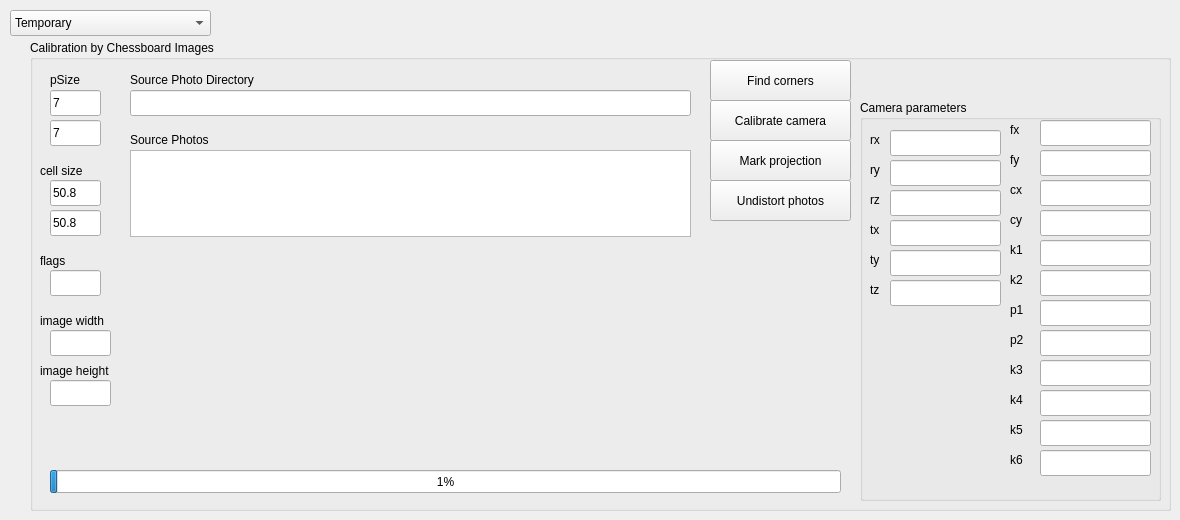
    <widget class="QWidget" name="tbCbCalib">
     <attribute name="title">
      <string>Chessboard Calib</string>
     </attribute>
     <attribute name="toolTip">
      <string>Chessboard Calibration</string>
     </attribute>
     <widget class="QGroupBox" name="groupBox">
      <property name="geometry">
       <rect>
        <x>30</x>
        <y>40</y>
        <width>1141</width>
        <height>471</height>
       </rect>
      </property>
      <property name="statusTip">
       <string notr="true"/>
      </property>
      <property name="whatsThis">
       <string notr="true"/>
      </property>
      <property name="title">
       <string>Calibration by Chessboard Images</string>
      </property>
      <property name="checkable">
       <bool>false</bool>
      </property>
      <widget class="QPushButton" name="pbCbCalibCalibCam">
       <property name="geometry">
        <rect>
         <x>680</x>
         <y>60</y>
         <width>141</width>
         <height>41</height>
        </rect>
       </property>
       <property name="text">
        <string>Calibrate camera</string>
       </property>
      </widget>
      <widget class="QLabel" name="label_2">
       <property name="geometry">
        <rect>
         <x>20</x>
         <y>30</y>
         <width>51</width>
         <height>20</height>
        </rect>
       </property>
       <property name="toolTip">
        <string>number of corners  along x and y</string>
       </property>
       <property name="text">
        <string>pSize</string>
       </property>
      </widget>
      <widget class="QLineEdit" name="edCbCalibPsizeX">
       <property name="geometry">
        <rect>
         <x>20</x>
         <y>50</y>
         <width>51</width>
         <height>26</height>
        </rect>
       </property>
       <property name="toolTip">
        <string>number of corners along x</string>
       </property>
       <property name="text">
        <string>7</string>
       </property>
      </widget>
      <widget class="QLineEdit" name="edCbCalibPsizeY">
       <property name="geometry">
        <rect>
         <x>20</x>
         <y>80</y>
         <width>51</width>
         <height>26</height>
        </rect>
       </property>
       <property name="toolTip">
        <string>number of corners along y</string>
       </property>
       <property name="text">
        <string>7</string>
       </property>
      </widget>
      <widget class="QLineEdit" name="edCbCalibCsizeX">
       <property name="geometry">
        <rect>
         <x>20</x>
         <y>140</y>
         <width>51</width>
         <height>26</height>
        </rect>
       </property>
       <property name="toolTip">
        <string>physical size of a cell along x (distance between corners)</string>
       </property>
       <property name="text">
        <string>50.8</string>
       </property>
      </widget>
      <widget class="QLineEdit" name="edCbCalibCsizeY">
       <property name="geometry">
        <rect>
         <x>20</x>
         <y>170</y>
         <width>51</width>
         <height>26</height>
        </rect>
       </property>
       <property name="toolTip">
        <string>physical size of a cell along y (distance between corners)</string>
       </property>
       <property name="text">
        <string>50.8</string>
       </property>
      </widget>
      <widget class="QPushButton" name="pbCbCalibFindcorners">
       <property name="geometry">
        <rect>
         <x>680</x>
         <y>20</y>
         <width>141</width>
         <height>41</height>
        </rect>
       </property>
       <property name="toolTip">
        <string>Finds chessboard corners. Writes corner coordinates to the sheet 'Chessboard_Calib' of outputs.xlsx. Pictures with corners drawn will be saved to [chessboard filename]_corners.JPG.</string>
       </property>
       <property name="text">
        <string>Find corners</string>
       </property>
      </widget>
      <widget class="QPushButton" name="pbCbCalibMarkPrjpoints">
       <property name="geometry">
        <rect>
         <x>680</x>
         <y>100</y>
         <width>141</width>
         <height>41</height>
        </rect>
       </property>
       <property name="toolTip">
        <string>Generate images with projected corners</string>
       </property>
       <property name="text">
        <string>Mark projection</string>
       </property>
      </widget>
      <widget class="QGroupBox" name="groupBox_4">
       <property name="geometry">
        <rect>
         <x>830</x>
         <y>60</y>
         <width>301</width>
         <height>401</height>
        </rect>
       </property>
       <property name="title">
        <string>Camera parameters</string>
       </property>
       <widget class="QLineEdit" name="edCbCalibK6">
        <property name="geometry">
         <rect>
          <x>180</x>
          <y>350</y>
          <width>111</width>
          <height>26</height>
         </rect>
        </property>
        <property name="toolTip">
         <string>number of corners along y</string>
        </property>
       </widget>
       <widget class="QLineEdit" name="edCbCalibP1">
        <property name="geometry">
         <rect>
          <x>180</x>
          <y>200</y>
          <width>111</width>
          <height>26</height>
         </rect>
        </property>
        <property name="toolTip">
         <string>number of corners along y</string>
        </property>
       </widget>
       <widget class="QLabel" name="label_10">
        <property name="geometry">
         <rect>
          <x>150</x>
          <y>110</y>
          <width>31</width>
          <height>20</height>
         </rect>
        </property>
        <property name="toolTip">
         <string>physical size of a cell along x and y</string>
        </property>
        <property name="text">
         <string>cy</string>
        </property>
       </widget>
       <widget class="QLabel" name="label_15">
        <property name="geometry">
         <rect>
          <x>150</x>
          <y>260</y>
          <width>31</width>
          <height>20</height>
         </rect>
        </property>
        <property name="toolTip">
         <string>physical size of a cell along x and y</string>
        </property>
        <property name="text">
         <string>k3</string>
        </property>
       </widget>
       <widget class="QLabel" name="label_17">
        <property name="geometry">
         <rect>
          <x>150</x>
          <y>320</y>
          <width>31</width>
          <height>20</height>
         </rect>
        </property>
        <property name="toolTip">
         <string>physical size of a cell along x and y</string>
        </property>
        <property name="text">
         <string>k5</string>
        </property>
       </widget>
       <widget class="QLabel" name="label_18">
        <property name="geometry">
         <rect>
          <x>150</x>
          <y>350</y>
          <width>31</width>
          <height>20</height>
         </rect>
        </property>
        <property name="toolTip">
         <string>physical size of a cell along x and y</string>
        </property>
        <property name="text">
         <string>k6</string>
        </property>
       </widget>
       <widget class="QLineEdit" name="edCbCalibFy">
        <property name="geometry">
         <rect>
          <x>180</x>
          <y>50</y>
          <width>111</width>
          <height>26</height>
         </rect>
        </property>
        <property name="toolTip">
         <string>number of corners along y</string>
        </property>
       </widget>
       <widget class="QLabel" name="label_11">
        <property name="geometry">
         <rect>
          <x>150</x>
          <y>140</y>
          <width>31</width>
          <height>20</height>
         </rect>
        </property>
        <property name="toolTip">
         <string>physical size of a cell along x and y</string>
        </property>
        <property name="text">
         <string>k1</string>
        </property>
       </widget>
       <widget class="QLabel" name="label_8">
        <property name="geometry">
         <rect>
          <x>150</x>
          <y>50</y>
          <width>31</width>
          <height>20</height>
         </rect>
        </property>
        <property name="toolTip">
         <string>physical size of a cell along x and y</string>
        </property>
        <property name="text">
         <string>fy</string>
        </property>
       </widget>
       <widget class="QLineEdit" name="edCbCalibK4">
        <property name="geometry">
         <rect>
          <x>180</x>
          <y>290</y>
          <width>111</width>
          <height>26</height>
         </rect>
        </property>
        <property name="toolTip">
         <string>number of corners along y</string>
        </property>
       </widget>
       <widget class="QLineEdit" name="edCbCalibK2">
        <property name="geometry">
         <rect>
          <x>180</x>
          <y>170</y>
          <width>111</width>
          <height>26</height>
         </rect>
        </property>
        <property name="toolTip">
         <string>number of corners along y</string>
        </property>
       </widget>
       <widget class="QLabel" name="label_16">
        <property name="geometry">
         <rect>
          <x>150</x>
          <y>290</y>
          <width>31</width>
          <height>20</height>
         </rect>
        </property>
        <property name="toolTip">
         <string>physical size of a cell along x and y</string>
        </property>
        <property name="text">
         <string>k4</string>
        </property>
       </widget>
       <widget class="QLineEdit" name="edCbCalibK1">
        <property name="geometry">
         <rect>
          <x>180</x>
          <y>140</y>
          <width>111</width>
          <height>26</height>
         </rect>
        </property>
        <property name="toolTip">
         <string>number of corners along y</string>
        </property>
       </widget>
       <widget class="QLabel" name="label_14">
        <property name="geometry">
         <rect>
          <x>150</x>
          <y>230</y>
          <width>31</width>
          <height>20</height>
         </rect>
        </property>
        <property name="toolTip">
         <string>physical size of a cell along x and y</string>
        </property>
        <property name="text">
         <string>p2</string>
        </property>
       </widget>
       <widget class="QLineEdit" name="edCbCalibFx">
        <property name="geometry">
         <rect>
          <x>180</x>
          <y>20</y>
          <width>111</width>
          <height>26</height>
         </rect>
        </property>
        <property name="toolTip">
         <string>number of corners along y</string>
        </property>
       </widget>
       <widget class="QLineEdit" name="edCbCalibCx">
        <property name="geometry">
         <rect>
          <x>180</x>
          <y>80</y>
          <width>111</width>
          <height>26</height>
         </rect>
        </property>
        <property name="toolTip">
         <string>number of corners along y</string>
        </property>
       </widget>
       <widget class="QLabel" name="label_12">
        <property name="geometry">
         <rect>
          <x>150</x>
          <y>170</y>
          <width>31</width>
          <height>20</height>
         </rect>
        </property>
        <property name="toolTip">
         <string>physical size of a cell along x and y</string>
        </property>
        <property name="text">
         <string>k2</string>
        </property>
       </widget>
       <widget class="QLineEdit" name="edCbCalibCy">
        <property name="geometry">
         <rect>
          <x>180</x>
          <y>110</y>
          <width>111</width>
          <height>26</height>
         </rect>
        </property>
        <property name="toolTip">
         <string>number of corners along y</string>
        </property>
       </widget>
       <widget class="QLabel" name="label_13">
        <property name="geometry">
         <rect>
          <x>150</x>
          <y>200</y>
          <width>31</width>
          <height>20</height>
         </rect>
        </property>
        <property name="toolTip">
         <string>physical size of a cell along x and y</string>
        </property>
        <property name="text">
         <string>p1</string>
        </property>
       </widget>
       <widget class="QLineEdit" name="edCbCalibK3">
        <property name="geometry">
         <rect>
          <x>180</x>
          <y>260</y>
          <width>111</width>
          <height>26</height>
         </rect>
        </property>
        <property name="toolTip">
         <string>number of corners along y</string>
        </property>
       </widget>
       <widget class="QLabel" name="label_5">
        <property name="geometry">
         <rect>
          <x>150</x>
          <y>20</y>
          <width>31</width>
          <height>20</height>
         </rect>
        </property>
        <property name="toolTip">
         <string>physical size of a cell along x and y</string>
        </property>
        <property name="text">
         <string>fx</string>
        </property>
       </widget>
       <widget class="QLineEdit" name="edCbCalibP2">
        <property name="geometry">
         <rect>
          <x>180</x>
          <y>230</y>
          <width>111</width>
          <height>26</height>
         </rect>
        </property>
        <property name="toolTip">
         <string>number of corners along y</string>
        </property>
       </widget>
       <widget class="QLineEdit" name="edCbCalibK5">
        <property name="geometry">
         <rect>
          <x>180</x>
          <y>320</y>
          <width>111</width>
          <height>26</height>
         </rect>
        </property>
        <property name="toolTip">
         <string>number of corners along y</string>
        </property>
       </widget>
       <widget class="QLabel" name="label_9">
        <property name="geometry">
         <rect>
          <x>150</x>
          <y>80</y>
          <width>31</width>
          <height>20</height>
         </rect>
        </property>
        <property name="toolTip">
         <string>physical size of a cell along x and y</string>
        </property>
        <property name="text">
         <string>cx</string>
        </property>
       </widget>
       <widget class="QLabel" name="label_61">
        <property name="geometry">
         <rect>
          <x>10</x>
          <y>60</y>
          <width>31</width>
          <height>20</height>
         </rect>
        </property>
        <property name="toolTip">
         <string>physical size of a cell along x and y</string>
        </property>
        <property name="text">
         <string>ry</string>
        </property>
       </widget>
       <widget class="QLabel" name="label_58">
        <property name="geometry">
         <rect>
          <x>10</x>
          <y>120</y>
          <width>31</width>
          <height>20</height>
         </rect>
        </property>
        <property name="toolTip">
         <string>physical size of a cell along x and y</string>
        </property>
        <property name="text">
         <string>tx</string>
        </property>
       </widget>
       <widget class="QLabel" name="label_56">
        <property name="geometry">
         <rect>
          <x>10</x>
          <y>90</y>
          <width>31</width>
          <height>20</height>
         </rect>
        </property>
        <property name="toolTip">
         <string>physical size of a cell along x and y</string>
        </property>
        <property name="text">
         <string>rz</string>
        </property>
       </widget>
       <widget class="QLineEdit" name="edCbCalibTy">
        <property name="geometry">
         <rect>
          <x>30</x>
          <y>150</y>
          <width>111</width>
          <height>26</height>
         </rect>
        </property>
        <property name="toolTip">
         <string>number of corners along y</string>
        </property>
       </widget>
       <widget class="QLineEdit" name="edCbCalibRx">
        <property name="geometry">
         <rect>
          <x>30</x>
          <y>30</y>
          <width>111</width>
          <height>26</height>
         </rect>
        </property>
        <property name="toolTip">
         <string>number of corners along y</string>
        </property>
       </widget>
       <widget class="QLineEdit" name="edCbCalibRz">
        <property name="geometry">
         <rect>
          <x>30</x>
          <y>90</y>
          <width>111</width>
          <height>26</height>
         </rect>
        </property>
        <property name="toolTip">
         <string>number of corners along y</string>
        </property>
       </widget>
       <widget class="QLineEdit" name="edCbCalibRy">
        <property name="geometry">
         <rect>
          <x>30</x>
          <y>60</y>
          <width>111</width>
          <height>26</height>
         </rect>
        </property>
        <property name="toolTip">
         <string>number of corners along y</string>
        </property>
       </widget>
       <widget class="QLineEdit" name="edCbCalibTz">
        <property name="geometry">
         <rect>
          <x>30</x>
          <y>180</y>
          <width>111</width>
          <height>26</height>
         </rect>
        </property>
        <property name="toolTip">
         <string>number of corners along y</string>
        </property>
       </widget>
       <widget class="QLabel" name="label_57">
        <property name="geometry">
         <rect>
          <x>10</x>
          <y>180</y>
          <width>31</width>
          <height>20</height>
         </rect>
        </property>
        <property name="toolTip">
         <string>physical size of a cell along x and y</string>
        </property>
        <property name="text">
         <string>tz</string>
        </property>
       </widget>
       <widget class="QLabel" name="label_59">
        <property name="geometry">
         <rect>
          <x>10</x>
          <y>30</y>
          <width>31</width>
          <height>20</height>
         </rect>
        </property>
        <property name="toolTip">
         <string>physical size of a cell along x and y</string>
        </property>
        <property name="text">
         <string>rx</string>
        </property>
       </widget>
       <widget class="QLineEdit" name="edCbCalibTx">
        <property name="geometry">
         <rect>
          <x>30</x>
          <y>120</y>
          <width>111</width>
          <height>26</height>
         </rect>
        </property>
        <property name="toolTip">
         <string>number of corners along y</string>
        </property>
       </widget>
       <widget class="QLabel" name="label_60">
        <property name="geometry">
         <rect>
          <x>10</x>
          <y>150</y>
          <width>31</width>
          <height>20</height>
         </rect>
        </property>
        <property name="toolTip">
         <string>physical size of a cell along x and y</string>
        </property>
        <property name="text">
         <string>ty</string>
        </property>
       </widget>
      </widget>
      <widget class="QLabel" name="label_38">
       <property name="geometry">
        <rect>
         <x>10</x>
         <y>120</y>
         <width>61</width>
         <height>21</height>
        </rect>
       </property>
       <property name="toolTip">
        <string>number of corners  along x and y</string>
       </property>
       <property name="text">
        <string>cell size</string>
       </property>
      </widget>
      <widget class="QLineEdit" name="edCbCalibSrcDir">
       <property name="geometry">
        <rect>
         <x>100</x>
         <y>50</y>
         <width>561</width>
         <height>26</height>
        </rect>
       </property>
      </widget>
      <widget class="QLabel" name="label_39">
       <property name="geometry">
        <rect>
         <x>100</x>
         <y>30</y>
         <width>331</width>
         <height>20</height>
        </rect>
       </property>
       <property name="toolTip">
        <string>number of corners  along x and y</string>
       </property>
       <property name="text">
        <string>Source Photo Directory</string>
       </property>
      </widget>
      <widget class="QLabel" name="label_40">
       <property name="geometry">
        <rect>
         <x>100</x>
         <y>80</y>
         <width>331</width>
         <height>40</height>
        </rect>
       </property>
       <property name="toolTip">
        <string>number of corners  along x and y</string>
       </property>
       <property name="text">
        <string>Source Photos</string>
       </property>
      </widget>
      <widget class="QPushButton" name="pbCbCalibUndistort">
       <property name="geometry">
        <rect>
         <x>680</x>
         <y>140</y>
         <width>141</width>
         <height>41</height>
        </rect>
       </property>
       <property name="toolTip">
        <string>Generate images with projected corners</string>
       </property>
       <property name="text">
        <string>Undistort photos</string>
       </property>
      </widget>
      <widget class="QPlainTextEdit" name="pteCbCalibSrcPhotos">
       <property name="geometry">
        <rect>
         <x>100</x>
         <y>110</y>
         <width>561</width>
         <height>87</height>
        </rect>
       </property>
       <property name="readOnly">
        <bool>true</bool>
       </property>
      </widget>
      <widget class="QLabel" name="label_44">
       <property name="geometry">
        <rect>
         <x>10</x>
         <y>210</y>
         <width>61</width>
         <height>21</height>
        </rect>
       </property>
       <property name="toolTip">
        <string>number of corners  along x and y</string>
       </property>
       <property name="text">
        <string>flags</string>
       </property>
      </widget>
      <widget class="QLineEdit" name="edCbCalibFlags">
       <property name="geometry">
        <rect>
         <x>20</x>
         <y>230</y>
         <width>51</width>
         <height>26</height>
        </rect>
       </property>
       <property name="toolTip">
        <string>Suggestions:
            0: OpenCV default (calibrates fx, fy, cx, cy, k1, k2, p1, p2, k3)
            16385: (calibrates fx, fy, cx, cy, k1, k2, p1, p2, k3, k4, k5, k6)
            24705: (calibrates fx, fy, cx, cy, k1, k2, p1, p2,   , k4, k5)
            129: (calibrates fx, fy, cx, cy, k1, k2, p1, p2)
            193: (calibrates fx, fy, cx, cy, k1, p1, p2)
            201: (calibrates fx, fy, cx, cy, k1)
            205: (calibrates fx, fy, k1)
            207: (calibrates fx, k1)
-----------------------------------
Definition of flags:
          cv.CALIB_USE_INTRINSIC_GUESS = 0x00001,
          cv.CALIB_FIX_ASPECT_RATIO = 0x00002,
          cv.CALIB_FIX_PRINCIPAL_POINT = 0x00004,
          cv.CALIB_ZERO_TANGENT_DIST = 0x00008,
          cv.CALIB_FIX_FOCAL_LENGTH = 0x00010,
          cv.CALIB_FIX_K1 = 0x00020,
          cv.CALIB_FIX_K2 = 0x00040,
          cv.CALIB_FIX_K3 = 0x00080,
          cv.CALIB_FIX_K4 = 0x00800,
          cv.CALIB_FIX_K5 = 0x01000,
          cv.CALIB_FIX_K6 = 0x02000,
          cv.CALIB_RATIONAL_MODEL = 0x04000,
          cv.CALIB_THIN_PRISM_MODEL = 0x08000,
          cv.CALIB_FIX_S1_S2_S3_S4 = 0x10000,
          cv.CALIB_TILTED_MODEL = 0x40000,
          cv.CALIB_FIX_TAUX_TAUY = 0x80000,
          cv.CALIB_USE_QR = 0x100000,
          cv.CALIB_FIX_TANGENT_DIST = 0x200000,
          cv.CALIB_FIX_INTRINSIC = 0x00100,
          cv.CALIB_SAME_FOCAL_LENGTH = 0x00200,
          cv.CALIB_ZERO_DISPARITY = 0x00400,
          cv.CALIB_USE_LU = (1 &lt;&lt; 17),
          cv.CALIB_USE_EXTRINSIC_GUESS = (1 &lt;&lt; 22)</string>
       </property>
       <property name="text">
        <string/>
       </property>
      </widget>
      <widget class="QProgressBar" name="progressCbCalib">
       <property name="geometry">
        <rect>
         <x>20</x>
         <y>430</y>
         <width>791</width>
         <height>23</height>
        </rect>
       </property>
       <property name="value">
        <number>1</number>
       </property>
      </widget>
      <widget class="QLineEdit" name="edCbCalibImgHeight">
       <property name="geometry">
        <rect>
         <x>20</x>
         <y>340</y>
         <width>61</width>
         <height>26</height>
        </rect>
       </property>
       <property name="toolTip">
        <string>physical size of a cell along y (distance between corners)</string>
       </property>
       <property name="text">
        <string/>
       </property>
       <property name="readOnly">
        <bool>true</bool>
       </property>
      </widget>
      <widget class="QLineEdit" name="edCbCalibImgWidth">
       <property name="geometry">
        <rect>
         <x>20</x>
         <y>290</y>
         <width>61</width>
         <height>26</height>
        </rect>
       </property>
       <property name="toolTip">
        <string>physical size of a cell along x (distance between corners)</string>
       </property>
       <property name="text">
        <string/>
       </property>
       <property name="readOnly">
        <bool>true</bool>
       </property>
      </widget>
      <widget class="QLabel" name="label_43">
       <property name="geometry">
        <rect>
         <x>10</x>
         <y>270</y>
         <width>101</width>
         <height>21</height>
        </rect>
       </property>
       <property name="toolTip">
        <string>number of corners  along x and y</string>
       </property>
       <property name="text">
        <string>image width</string>
       </property>
      </widget>
      <widget class="QLabel" name="label_45">
       <property name="geometry">
        <rect>
         <x>10</x>
         <y>320</y>
         <width>101</width>
         <height>21</height>
        </rect>
       </property>
       <property name="toolTip">
        <string>number of corners  along x and y</string>
       </property>
       <property name="text">
        <string>image height</string>
       </property>
      </widget>
     </widget>
     <widget class="QComboBox" name="cmbCbCalibCam">
      <property name="geometry">
       <rect>
        <x>10</x>
        <y>10</y>
        <width>201</width>
        <height>26</height>
       </rect>
      </property>
      <property name="currentIndex">
       <number>0</number>
      </property>
      <property name="maxVisibleItems">
       <number>7</number>
      </property>
      <property name="maxCount">
       <number>7</number>
      </property>
      <item>
       <property name="text">
        <string>Temporary</string>
       </property>
      </item>
      <item>
       <property name="text">
        <string>Camera 1</string>
       </property>
      </item>
      <item>
       <property name="text">
        <string>Camera 2</string>
       </property>
      </item>
      <item>
       <property name="text">
        <string>Camera 3</string>
       </property>
      </item>
      <item>
       <property name="text">
        <string>Camera 4</string>
       </property>
      </item>
      <item>
       <property name="text">
        <string>Camera 5</string>
       </property>
      </item>
      <item>
       <property name="text">
        <string>Camera 6</string>
       </property>
      </item>
     </widget>
    </widget>
